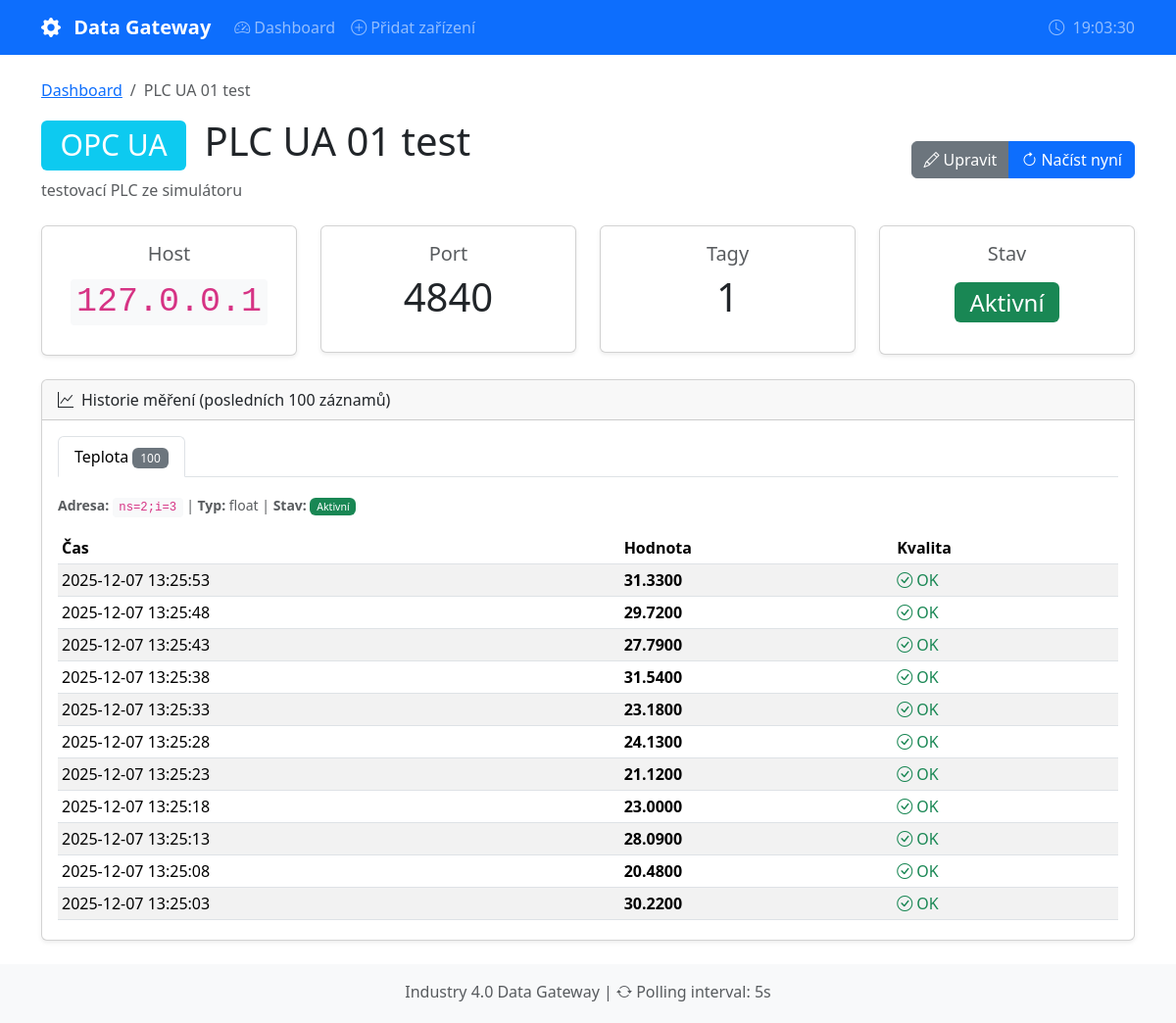
/device/1, run on an earlier commit of the app's database.
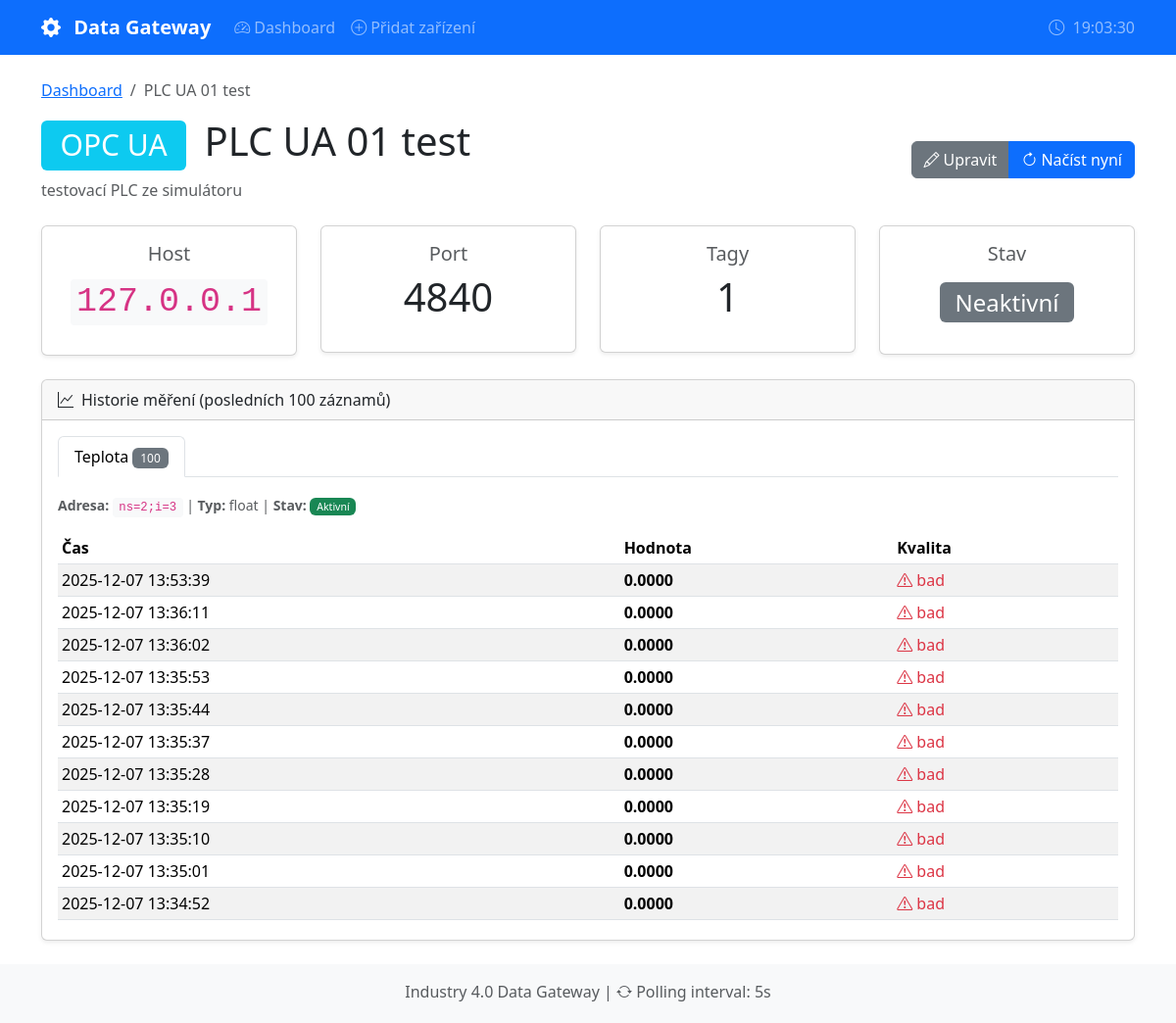
And on a later commit of the database.
### backend/models.py (models this page shows)
class Tag(SQLModel, table=True):
    id: Optional[int] = Field(default=None, primary_key=True)
    name: str = Field(description="Např. 'Teplota_motoru', 'Stav_RUN'")
    address: str = Field(description="""
        Protokol-specifická adresa:
        - OPC UA: 'ns=2;s=Teplota' nebo 'i=2258'
        - Modbus: 'hr_0' (holding register), 'co_1' (coil),
                  'ir_0' (input register), 'di_0' (discrete input)
    """)
    data_type: str = Field(default="float", description="Datový typ: float, int, bool")
    description: Optional[str] = Field(default=None, description="Popis tagu")
    enabled: bool = Field(default=True, description="Zda je tag aktivní pro sběr")
    device_id: int = Field(foreign_key="device.id")
    device: Device = Relationship(back_populates="tags")
    measurements: List["Measurement"] = Relationship(
        back_populates="tag",
        sa_relationship_kwargs={"cascade": "all, delete-orphan"}
    )

class Measurement(SQLModel, table=True):
    id: Optional[int] = Field(default=None, primary_key=True)
    value: float = Field(description="Normalizovaná hodnota (bool: 0/1, int/float: hodnota)")
    timestamp: datetime = Field(
        default_factory=datetime.utcnow,
        description="Čas měření"
    )
    quality: str = Field(default="good", description="Kvalita měření: good, bad, uncertain")
    tag_id: int = Field(foreign_key="tag.id")
    tag: Tag = Relationship(back_populates="measurements")

### main.py (the view)
@app.get("/device/{device_id}", response_class=HTMLResponse)
async def device_detail(request: Request, device_id: int):
    with get_session() as session:
        device = session.get(Device, device_id)
        if not device:
            raise HTTPException(status_code=404, detail="Zařízení nenalezeno")
        measurements_data = []
        for tag in device.tags:
            tag_measurements = session.exec(
                select(Measurement)
                .where(Measurement.tag_id == tag.id)
                .order_by(Measurement.timestamp.desc())
                .limit(100)
            ).all()
            measurements_data.append({
                "tag": tag,
                "measurements": tag_measurements
            })
        return templates.TemplateResponse(
            "device_detail.html",
            {
                "request": request,
                "device": device,
                "measurements_data": measurements_data
            }
        )

### frontend/templates/device_detail.html (shortened to what the changed rows need)
{% extends "base.html" %}
{% block content %}
<div class="d-flex justify-content-between align-items-center mb-4">
    <div>
        <h1>
            {% if device.protocol == 'opcua' %}
            <span class="badge bg-info me-2">OPC UA</span>
            {% else %}
            <span class="badge bg-warning text-dark me-2">Modbus</span>
            {% endif %}
            {{ device.name }}
        </h1>
    </div>
</div>
<div class="row mb-4">
    <div class="col-md-3">
        <div class="card text-center">
            <div class="card-body">
                <p class="display-6">
                    {% if device.enabled %}
                    <span class="badge bg-success fs-4">Aktivní</span>
                    {% else %}
                    <span class="badge bg-secondary fs-4">Neaktivní</span>
                    {% endif %}
                </p>
            </div>
        </div>
    </div>
</div>
{% if measurements_data %}
<div class="card">
    <div class="card-body">
        <ul class="nav nav-tabs" id="tagTabs" role="tablist">
            {% for data in measurements_data %}
            <li class="nav-item" role="presentation">
                <button class="nav-link {% if loop.first %}active{% endif %}"
                        id="tab-{{ data.tag.id }}"
                        data-bs-toggle="tab"
                        data-bs-target="#content-{{ data.tag.id }}"
                        type="button" role="tab">
                    {{ data.tag.name }}
                    <span class="badge bg-secondary">{{ data.measurements|length }}</span>
                </button>
            </li>
            {% endfor %}
        </ul>
        <div class="tab-content mt-3" id="tagTabsContent">
            {% for data in measurements_data %}
            <div class="tab-pane fade {% if loop.first %}show active{% endif %}"
                 id="content-{{ data.tag.id }}" role="tabpanel">
                <div class="mb-3">
                    <small class="text-muted">
                        <strong>Adresa:</strong> <code>{{ data.tag.address }}</code> |
                        <strong>Typ:</strong> {{ data.tag.data_type }} |
                        <strong>Stav:</strong>
                        {% if data.tag.enabled %}
                        <span class="badge bg-success">Aktivní</span>
                        {% else %}
                        <span class="badge bg-secondary">Neaktivní</span>
                        {% endif %}
                    </small>
                </div>
                {% if data.measurements %}
                <div class="table-responsive" style="max-height: 400px; overflow-y: auto;">
                    <table class="table table-sm table-striped">
                        <thead class="sticky-top bg-white">
                            <tr>
                                <th>Čas</th>
                                <th>Hodnota</th>
                                <th>Kvalita</th>
                            </tr>
                        </thead>
                        <tbody>
                            {% for m in data.measurements %}
                            <tr>
                                <td>{{ m.timestamp.strftime('%Y-%m-%d %H:%M:%S') }}</td>
                                <td>
                                    {% if data.tag.data_type == 'bool' %}
                                        {% if m.value == 1.0 %}
                                        <span class="badge bg-success">ON</span>
                                        {% else %}
                                        <span class="badge bg-danger">OFF</span>
                                        {% endif %}
                                    {% else %}
                                        <strong>{{ "%.4f"|format(m.value) }}</strong>
                                    {% endif %}
                                </td>
                                <td>
                                    {% if m.quality == 'good' %}
                                    <span class="text-success"><i class="bi bi-check-circle"></i> OK</span>
                                    {% else %}
                                    <span class="text-danger"><i class="bi bi-exclamation-triangle"></i> {{ m.quality }}</span>
                                    {% endif %}
                                </td>
                            </tr>
                            {% endfor %}
                        </tbody>
                    </table>
                </div>
                {% else %}
                <p class="text-muted">Zatím žádná měření pro tento tag.</p>
                {% endif %}
            </div>
            {% endfor %}
        </div>
    </div>
</div>
{% else %}
<div class="alert alert-info">
    <i class="bi bi-info-circle me-2"></i>
    Toto zařízení nemá definované žádné tagy.
    <a href="/device/{{ device.id }}/edit" class="alert-link">Přidejte tagy</a> pro sběr dat.
</div>
{% endif %}
{% endblock %}

What changed in the data, as far as the page shows it:
no longer on this page (row unchanged): Measurement: timestamp "2025-12-07 13:25:53", value "31.3300", quality "good" (drawn)
no longer on this page (row unchanged): Measurement: timestamp "2025-12-07 13:25:48", value "29.7200", quality "good" (drawn)
no longer on this page (row unchanged): Measurement: timestamp "2025-12-07 13:25:43", value "27.7900", quality "good" (drawn)
no longer on this page (row unchanged): Measurement: timestamp "2025-12-07 13:25:38", value "31.5400", quality "good" (drawn)
no longer on this page (row unchanged): Measurement: timestamp "2025-12-07 13:25:33", value "23.1800", quality "good" (drawn)
no longer on this page (row unchanged): Measurement: timestamp "2025-12-07 13:25:28", value "24.1300", quality "good" (drawn)
no longer on this page (row unchanged): Measurement: timestamp "2025-12-07 13:25:23", value "21.1200", quality "good" (drawn)
no longer on this page (row unchanged): Measurement: timestamp "2025-12-07 13:25:18", value "23.0000", quality "good" (drawn)
no longer on this page (row unchanged): Measurement: timestamp "2025-12-07 13:25:13", value "28.0900", quality "good" (drawn)
no longer on this page (row unchanged): Measurement: timestamp "2025-12-07 13:25:08", value "20.4800", quality "good" (drawn)
no longer on this page (row unchanged): Measurement: timestamp "2025-12-07 13:25:03", value "30.2200", quality "good" (drawn)
changed Device "PLC UA 01 test": enabled True → False (drawn)
added Measurement: timestamp "2025-12-07 13:53:39", value "0.0000", quality "bad"
added Measurement: timestamp "2025-12-07 13:36:11", value "0.0000", quality "bad"
added Measurement: timestamp "2025-12-07 13:36:02", value "0.0000", quality "bad"
added Measurement: timestamp "2025-12-07 13:35:53", value "0.0000", quality "bad"
added Measurement: timestamp "2025-12-07 13:35:44", value "0.0000", quality "bad"
added Measurement: timestamp "2025-12-07 13:35:37", value "0.0000", quality "bad"
added Measurement: timestamp "2025-12-07 13:35:28", value "0.0000", quality "bad"
added Measurement: timestamp "2025-12-07 13:35:19", value "0.0000", quality "bad"
added Measurement: timestamp "2025-12-07 13:35:10", value "0.0000", quality "bad"
added Measurement: timestamp "2025-12-07 13:35:01", value "0.0000", quality "bad"
added Measurement: timestamp "2025-12-07 13:34:52", value "0.0000", quality "bad"
Also different on the page:
text no longer shown: "Aktivní"
text now shown: "Neaktivní"
